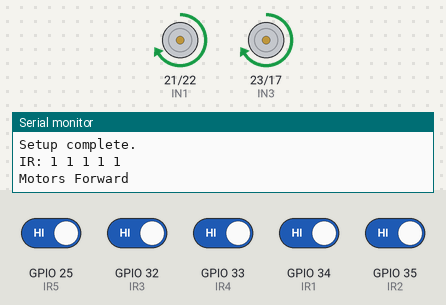
A sketch run on a simulated ESP32. Shown: motor-driver pin pairs drawn as motors (green arrow = first pin HIGH = forward, orange = second pin HIGH = backward, longer = more drive, scaled by the enable pin), the last lines printed to the serial monitor. The inputs (shaded band) are chosen by the test bench; at power-on: GPIO 25 (IR5), GPIO 32 (IR3), GPIO 33 (IR4), GPIO 34 (IR1), GPIO 35 (IR2) HIGH.

Above: at 1.7 s.
At 4.0 s:
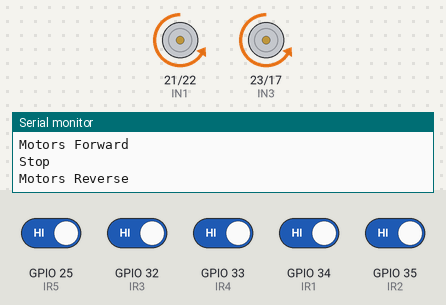
At 5.5 s:
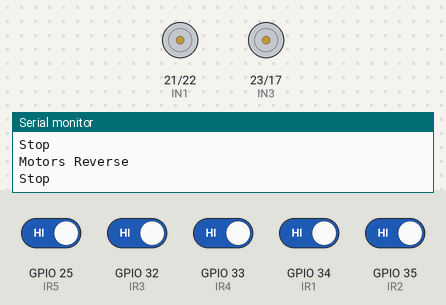
Timing chart, 0 to 7.9 s (numbered marks = the images above):
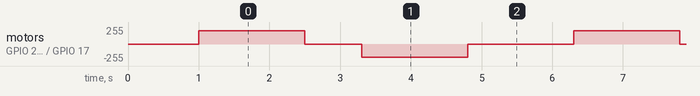

The sketch:

test.ino
```cpp
// === Pin configuration ===
// Motor A (L298N)
#define ENA 18
#define IN1 21
#define IN2 22

// Motor B (L298N)
#define ENB 19
#define IN3 23
#define IN4 17

// IR Sensors
#define IR1 34
#define IR2 35
#define IR3 32
#define IR4 33
#define IR5 25

// === PWM setup ===
#define PWM_FREQ 20000
#define PWM_RES 8
#define CH_A 0
#define CH_B 1

void setup() {
  Serial.begin(115200);
  delay(1000);
  Serial.println("\n--- ESP32 Test: Motors + IR Sensors ---");

  // Motor pins
  pinMode(IN1, OUTPUT);
  pinMode(IN2, OUTPUT);
  pinMode(IN3, OUTPUT);
  pinMode(IN4, OUTPUT);

  // Sensor pins
  pinMode(IR1, INPUT);
  pinMode(IR2, INPUT);
  pinMode(IR3, INPUT_PULLUP);
  pinMode(IR4, INPUT_PULLUP);
  pinMode(IR5, INPUT_PULLUP);

  // PWM setup
  ledcSetup(CH_A, PWM_FREQ, PWM_RES);
  ledcAttachPin(ENA, CH_A);
  ledcSetup(CH_B, PWM_FREQ, PWM_RES);
  ledcAttachPin(ENB, CH_B);

  Serial.println("Setup complete.");
}

void motorA(int speed) {
  if (speed > 0) {
    digitalWrite(IN1, HIGH);
    digitalWrite(IN2, LOW);
    ledcWrite(CH_A, speed);
  } else if (speed < 0) {
    digitalWrite(IN1, LOW);
    digitalWrite(IN2, HIGH);
    ledcWrite(CH_A, -speed);
  } else {
    digitalWrite(IN1, LOW);
    digitalWrite(IN2, LOW);
    ledcWrite(CH_A, 0);
  }
}

void motorB(int speed) {
  if (speed > 0) {
    digitalWrite(IN3, HIGH);
    digitalWrite(IN4, LOW);
    ledcWrite(CH_B, speed);
  } else if (speed < 0) {
    digitalWrite(IN3, LOW);
    digitalWrite(IN4, HIGH);
    ledcWrite(CH_B, -speed);
  } else {
    digitalWrite(IN3, LOW);
    digitalWrite(IN4, LOW);
    ledcWrite(CH_B, 0);
  }
}

void loop() {
  // --- Read sensors ---
  int s1 = digitalRead(IR1);
  int s2 = digitalRead(IR2);
  int s3 = digitalRead(IR3);
  int s4 = digitalRead(IR4);
  int s5 = digitalRead(IR5);

  Serial.printf("IR: %d %d %d %d %d\n", s1, s2, s3, s4, s5);

  // --- Motor test ---
  Serial.println("Motors Forward");
  motorA(200);
  motorB(200);
  delay(1500);

  Serial.println("Stop");
  motorA(0);
  motorB(0);
  delay(800);

  Serial.println("Motors Reverse");
  motorA(-200);
  motorB(-200);
  delay(1500);

  Serial.println("Stop");
  motorA(0);
  motorB(0);
  delay(1500);
}
```

Measured:
- by itself, motor on GPIO 21 (IN1) / GPIO 22 (IN2), motor on GPIO 23 (IN3) / GPIO 17 (IN4): repeats every 5.3 s: stopped 0.80 s, backward 199/255 1.5 s, stopped 1.5 s, forward 199/255 1.5 s
